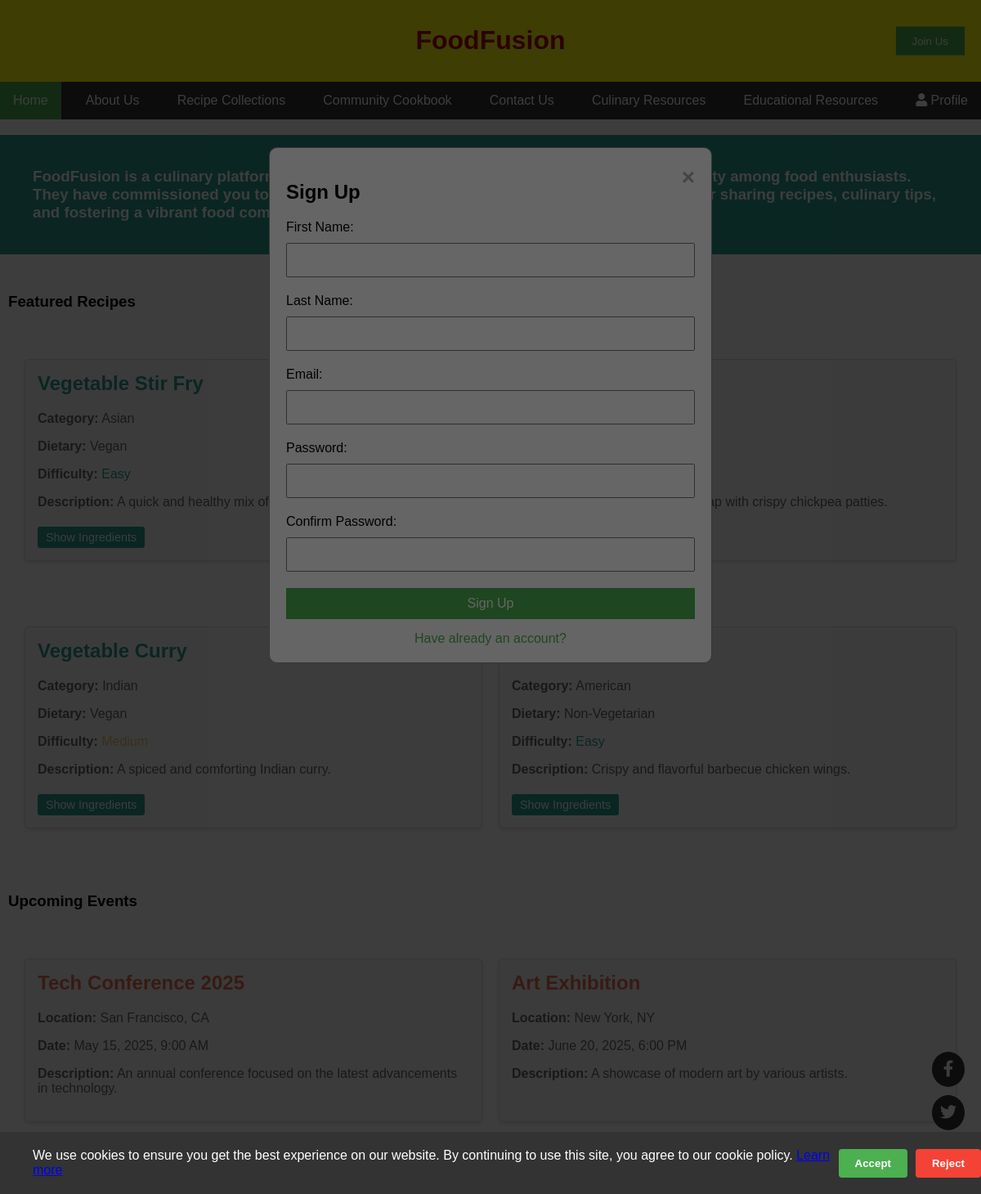
The page /homepage.php on the database its author committed.
### tables this page shows
CREATE TABLE `recipes` (
  `recipe_id` int(11) NOT NULL,
  `title` varchar(255) NOT NULL,
  `description` text DEFAULT NULL,
  `categories` varchar(100) DEFAULT NULL,
  `dietary_preferences` varchar(100) DEFAULT NULL,
  `difficulty_level` enum('Easy','Medium','Hard') DEFAULT 'Easy',
  `ingredients` text NOT NULL,
  `created_by` int(11) DEFAULT NULL,
  `created_at` timestamp NOT NULL DEFAULT current_timestamp()
);

CREATE TABLE `events` (
  `event_id` int(11) NOT NULL,
  `event_name` varchar(255) NOT NULL,
  `event_description` text DEFAULT NULL,
  `event_date` datetime NOT NULL,
  `location` varchar(255) DEFAULT NULL,
  `created_at` timestamp NOT NULL DEFAULT current_timestamp(),
  `created_by` int(11) DEFAULT NULL
);

### homepage.php (the view, shortened to what this page needs)
<?php
require_once 'db_connect.php';
$loggedIn = isset($_SESSION['logged_in']) && $_SESSION['logged_in'] === true;
function formatDateTime($dateTime) {
    $date = new DateTime($dateTime);
    return $date->format('F j, Y, g:i A');
}
$recipeQuery = "SELECT recipe_id, title, description, categories, dietary_preferences, difficulty_level, ingredients
                FROM recipes
                ORDER BY RAND()
                LIMIT 4";
$recipeResult = $conn->query($recipeQuery);
$eventQuery = "SELECT event_id, event_name, event_description, event_date, location
                FROM events
                WHERE event_date > NOW()
                ORDER BY event_date
                LIMIT 2";
$eventResult = $conn->query($eventQuery);
?>
<!DOCTYPE html>
<html lang="en">
<head>
    <link rel="stylesheet" href="css/hello.css">
    <link rel="stylesheet" href="css/login.css">
    <link rel="stylesheet" href="https://cdnjs.cloudflare.com/ajax/libs/font-awesome/5.15.4/css/all.min.css">
</head>
<body>
    <div class="container">
        <div class="headerIcon">
            <h1>FoodFusion</h1>
            <?php if (!$loggedIn): ?>
                <button class="signup-btn" id="signup-btn">Join Us</button>
            <?php else: ?>
            <?php endif; ?>
        </div>
        <div class="mainContent">
            <nav class="navbar">
                <ul class="nav-links" id="nav-links">
                    <li><a class="active" href="homepage.php">Home</a></li>
                    <li><a href="aboutus.php">About Us</a></li>
                    <li><a href="recipecollection.php">Recipe Collections</a></li>
                    <li><a href="communityCookbook.php">Community Cookbook</a></li>
                    <li><a href="contactUs.php">Contact Us</a></li>
                    <li><a href="culinaryResources.php">Culinary Resources</a></li>
                    <li><a href="eduResources.php">Educational Resources</a></li>
                    <li style="float:right"><a href="#" <?php echo !$loggedIn ? 'id="profile-btn"' : 'id="profile-link"'; ?>><i class="fas fa-user"></i> Profile</a></li>
                </ul>
            </nav>
                <div class="container">
                <h3 style="padding: 40px; background-color: #2a9d8f; color: white;">
                FoodFusion is a culinary platform dedicated to promoting home cooking and culinary creativity among food enthusiasts. They have commissioned you to develop an engaging website that serves as a central hub for sharing recipes, culinary tips, and fostering a vibrant food community.
                </h3>
                <h3 style="padding: 10px">Featured Recipes</h3>
                <div class="recipeContainer">
                    <?php
                    if ($recipeResult && $recipeResult->num_rows > 0) {
                        $count = 0;
                        while ($row = $recipeResult->fetch_assoc()) {
                            if ($count % 2 == 0 && $count > 0) {
                                echo '</div><div class="recipeContainer">';
                            }
                            $difficultyClass = 'difficulty-' . strtolower($row['difficulty_level']);
                            echo '<div class="recipe">';
                            echo '<h2>' . htmlspecialchars($row['title']) . '</h2>';
                            echo '<p><strong>Category:</strong> ' . htmlspecialchars($row['categories']) . '</p>';
                            echo '<p><strong>Dietary:</strong> ' . htmlspecialchars($row['dietary_preferences']) . '</p>';
                            echo '<p><strong>Difficulty:</strong> <span class="' . $difficultyClass . '">' . htmlspecialchars($row['difficulty_level']) . '</span></p>';
                            echo '<p><strong>Description:</strong> ' . htmlspecialchars($row['description']) . '</p>';
                            echo '<button class="ingredient-toggle" onclick="toggleIngredients(\'ingredients-' . $row['recipe_id'] . '\')">Show Ingredients</button>';
                            echo '</div>';
                            $count++;
                        }
                    }
                    ?>
                </div>
                <h3 style="padding: 10px">Upcoming Events</h3>
                <div class="eventContainer">
                    <?php
                    if ($eventResult && $eventResult->num_rows > 0) {
                        while ($row = $eventResult->fetch_assoc()) {
                            $formattedDate = formatDateTime($row['event_date']);
                            echo '<div class="event">';
                            echo '<h2>' . htmlspecialchars($row['event_name']) . '</h2>';
                            echo '<p><strong>Location:</strong> ' . htmlspecialchars($row['location']) . '</p>';
                            echo '<p><strong>Date:</strong> ' . $formattedDate . '</p>';
                            echo '<p><strong>Description:</strong> ' . htmlspecialchars($row['event_description']) . '</p>';
                            echo '</div>';
                        }
                    }
                    ?>
                </div>
            </div>
        </div>
        <div class="footerIcon">
        </div>
    </div>
    <div class="social-media-links">
        <a href="https://www.facebook.com" target="_blank"><i class="fab fa-facebook-f"></i></a>
        <a href="https://www.twitter.com" target="_blank"><i class="fab fa-twitter"></i></a>
        <a href="https://www.instagram.com" target="_blank"><i class="fab fa-instagram"></i></a>
    </div>
    <div class="signup-popup" id="signup-popup">
        <div class="signup-popup-content">
            <span class="close-btn" id="close-btn">&times;</span>
            <h2>Sign Up</h2>
            <form id="signup-form">
                <label for="firstname">First Name:</label>
                <input type="text" id="firstname" name="firstname" required>
                <label for="lastname">Last Name:</label>
                <input type="text" id="lastname" name="lastname" required>
                <label for="email">Email:</label>
                <input type="email" id="email" name="email" required>
                <label for="password">Password:</label>
                <input type="password" id="password" name="password" required>
                <label for="confirm-password">Confirm Password:</label>
                <input type="password" id="confirm-password" name="confirm-password" required>
                <button type="submit">Sign Up</button>
            </form>
            <div class="form-link">
                <a href="#" id="login-link">Have already an account?</a>
            </div>
        </div>
    </div>
    <div class="cookie-popup" id="cookie-popup">
        <div class="cookie-popup-content">
            <p>We use cookies to ensure you get the best experience on our website. By continuing to use this site, you agree to our cookie policy. <a href="#">Learn more</a></p>
            <div class="cookie-buttons">
                <button class="accept-btn" id="accept-btn">Accept</button>
                <button class="reject-btn" id="reject-btn">Reject</button>
            </div>
        </div>
    </div>
</body>
</html>

### css/hello.css (style rules this page uses)
body, html { height: 100%; margin: 0; }
body { font-family: Arial, sans-serif; }
.container { display: flex; flex-direction: column; min-height: 100%; }
.headerIcon { background-color: #FFFF11; text-align: center; color: #B60707; padding: 10px; position: relative; }
.signup-btn { background-color: #4CAF50; color: white; border: none; padding: 10px 20px; cursor: pointer; position: absolute; right: 20px; top: 50%; transform: translateY(-50%); }
.footerIcon { background-color: grey; text-align: center; padding: 10px; }
.mainContent { flex-grow: 1; }
.navbar { background-color: #333; overflow: hidden; }
.nav-links { list-style-type: none; margin: 0; padding: 0; display: flex; justify-content: space-between; }
.nav-links li { float: left; }
.nav-links li a { display: block; color: white; text-align: center; padding: 14px 16px; text-decoration: none; }
.nav-links .active { background-color: #4CAF50; }
.recipe { background-color: #f4f4f4; border: 1px solid #ccc; border-radius: 8px; box-shadow: 0 2px 4px rgba(0, 0, 0, 0.1); margin: 10px; padding: 20px; width: 45%; }
.recipe h2 { color: #333; }
.recipe p { color: #666; }
.recipeContainer { display: flex; flex-wrap: wrap; justify-content: space-around; padding: 20px; }
.event { background-color: #f4f4f4; border: 1px solid #ccc; border-radius: 8px; box-shadow: 0 2px 4px rgba(0, 0, 0, 0.1); margin: 10px; padding: 20px; width: 45%; }
.event h2 { color: #333; }
.event p { color: #666; }
.eventContainer { display: flex; flex-wrap: wrap; justify-content: space-around; padding: 20px; margin-bottom: 20px; }
.social-media-links { position: fixed; right: 20px; bottom: 20px; display: flex; flex-direction: column; }
.social-media-links a { color: white; background-color: #333; border-radius: 50%; padding: 10px; margin: 5px 0; text-align: center; text-decoration: none; font-size: 20px; transition: background-color 0.3s; }
.signup-popup { display: none; position: fixed; z-index: 1; left: 0; top: 0; width: 100%; height: 100%; overflow: auto; background-color: rgba(0, 0, 0, 0.4); }
.signup-popup-content { background-color: #fefefe; margin: 15% auto; padding: 20px; border: 1px solid #888; width: 80%; max-width: 500px; border-radius: 10px; }
.close-btn { color: #aaa; float: right; font-size: 28px; font-weight: bold; }
.signup-popup form { display: flex; flex-direction: column; }
.signup-popup label { margin-bottom: 10px; }
.signup-popup input { margin-bottom: 20px; padding: 10px; font-size: 16px; }
.signup-popup button { padding: 10px; font-size: 16px; background-color: #4CAF50; color: white; border: none; cursor: pointer; }
body.cookie-pending { overflow: hidden; }
body.cookie-pending::before { content: ""; position: fixed; top: 0; left: 0; width: 100%; height: 100%; background-color: rgba(0, 0, 0, 0.6); z-index: 999; }
.cookie-popup { display: none; position: fixed; bottom: 0; left: 0; width: 100%; background-color: #333; color: white; text-align: center; padding: 20px; z-index: 1000; }
.cookie-popup-content { display: flex; justify-content: space-between; align-items: center; max-width: 1200px; margin: 0 auto; padding: 0 20px; }
.cookie-popup-content p { margin: 0; text-align: left; flex-grow: 1; }
.cookie-buttons { display: flex; gap: 10px; }
.accept-btn, .reject-btn { padding: 10px 20px; border: none; cursor: pointer; border-radius: 4px; font-weight: bold; }
.accept-btn { background-color: #4CAF50; color: white; }
.reject-btn { background-color: #f44336; color: white; }

### css/login.css (style rules this page uses)
.form-link { text-align: center; margin-top: 15px; }
.form-link a { color: #4CAF50; text-decoration: none; }

### rows shown on the page
recipes: title "Vegetable Stir Fry", categories "Asian", dietary_preferences "Vegan", difficulty_level "Easy", description "A quick and healthy mix of stir-fried vegetables."
recipes: description "A Middle Eastern wrap with crispy chickpea patties."
recipes: title "Vegetable Curry", categories "Indian", dietary_preferences "Vegan", description "A spiced and comforting Indian curry."
recipes: title "BBQ Chicken Wings", categories "American", dietary_preferences "Non-Vegetarian", difficulty_level "Easy", description "Crispy and flavorful barbecue chicken wings."
events: event_name "Tech Conference 2025", location "San Francisco, CA", event_date "May 15, 2025, 9:00 AM", event_description "An annual conference focused on the latest advancements in technology."
events: event_name "Art Exhibition", location "New York, NY", event_date "June 20, 2025, 6:00 PM", event_description "A showcase of modern art by various artists."
